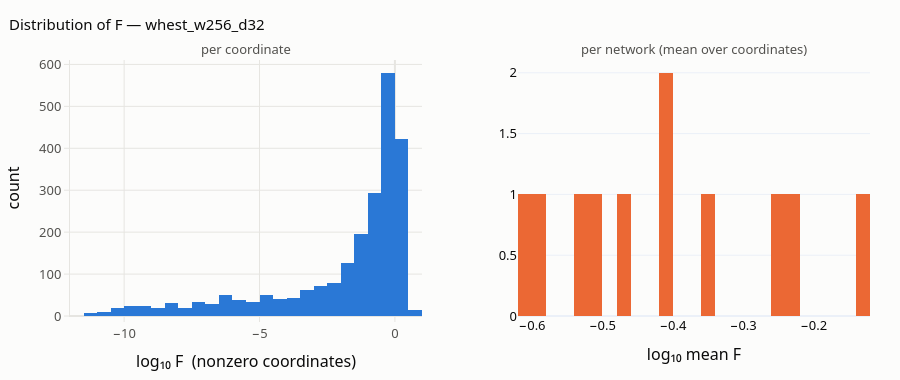

Here is the notebook cell this chart was saved with:
### Markdown cell above
<a id="4"></a>
## 4. The heavy tail of $F$

$F$ is a product of per-layer gains, so it is heavy-tailed across random $W$. This
is **not noise**: it is the large-deviation statistics of the finite-time Lyapunov
exponent, some products expanding and some contracting.

The distribution is shown on a log axis because a linear one is unreadable. Both
panels are the same numbers, aggregated differently, and the pair of ratios printed
below them is the thing to read: the tail is far more extreme **per coordinate** than
**per network**, because averaging over a network's coordinates washes out exactly
the concentration that §5 shows building up with depth. The gap between the two
ratios widens with width — at width 256 the per-network spread is only about 2×
while individual coordinates reach 26× their median.

Error metrics inherit this: a per-coordinate mean squared error is dominated by a
small fraction of coordinates, which is why §7's residual analysis is done per
coordinate rather than per network.

### Code cell
Fb = np.asarray(F, dtype=np.float64)
per_net = Fb.mean(axis=1)
positive = Fb[Fb > 0]

fig = make_subplots(rows=1, cols=2, horizontal_spacing=0.12,
                    subplot_titles=("per coordinate", "per network (mean over coordinates)"))
fig.add_trace(go.Histogram(x=np.log10(positive), nbinsx=60, marker_color=C_BLUE,
                           marker_line_width=0, name="coordinates", showlegend=False,
                           hovertemplate="log10 F = %{x:.2f}<br>%{y} coords<extra></extra>"),
              row=1, col=1)
fig.add_trace(go.Histogram(x=np.log10(per_net), nbinsx=30, marker_color=C_ORANGE,
                           marker_line_width=0, name="networks", showlegend=False,
                           hovertemplate="log10 mean F = %{x:.2f}<br>%{y} nets<extra></extra>"),
              row=1, col=2)
style(fig, f"Distribution of F — {BIG}", height=380)
fig.update_xaxes(title="log₁₀ F  (nonzero coordinates)", row=1, col=1)
fig.update_xaxes(title="log₁₀ mean F", row=1, col=2)
fig.update_yaxes(title="count", row=1, col=1)
fig.update_annotations(font=dict(size=13, color=INK_SOFT))
fig.show()

zero_frac = float((Fb == 0).mean())
print(f"coordinates exactly zero : {100 * zero_frac:.2f}%")
print(f"nonzero coordinates      : median {np.median(positive):.4f}   max {positive.max():.3f}"
      f"   -> {positive.max() / np.median(positive):.0f}x the median")
print(f"per-network means        : median {np.median(per_net):.4f}   max {per_net.max():.3f}"
      f"   -> {per_net.max() / np.median(per_net):.1f}x the median")

### Figure 1 — Plotly figure (JSON) as saved in the notebook; plotly's stock layout.template omitted (floating-point values rounded to 4 significant figures; data arrays with more than 128 entries replaced by an {"elided": "..."} marker saying what was removed)
{"data": [{"hovertemplate": "log10 F = %{x:.2f}<br>%{y} coords<extra></extra>", "marker": {"color": "#2a78d6", "line": {"width": 0}}, "name": "coordinates", "nbinsx": 60, "showlegend": false, "type": "histogram", "x": {"elided": "2317 float values"}, "xaxis": "x", "yaxis": "y"}, {"hovertemplate": "log10 mean F = %{x:.2f}<br>%{y} nets<extra></extra>", "marker": {"color": "#eb6834", "line": {"width": 0}}, "name": "networks", "nbinsx": 30, "showlegend": false, "type": "histogram", "x": [-0.3462, -0.2459, -0.1309, -0.5964, -0.6045, -0.4007, -0.4166, -0.5218, -0.2386, -0.52, -0.4697], "xaxis": "x2", "yaxis": "y2"}], "layout": {"annotations": [{"font": {"color": "#52514e", "size": 13}, "showarrow": false, "text": "per coordinate", "x": 0.22, "xanchor": "center", "xref": "paper", "y": 1, "yanchor": "bottom", "yref": "paper"}, {"font": {"color": "#52514e", "size": 13}, "showarrow": false, "text": "per network (mean over coordinates)", "x": 0.78, "xanchor": "center", "xref": "paper", "y": 1, "yanchor": "bottom", "yref": "paper"}], "font": {"color": "#0b0b0b", "family": "system-ui, -apple-system, Segoe UI, sans-serif", "size": 13}, "height": 380, "hoverlabel": {"font": {"size": 12}}, "legend": {"bgcolor": "rgba(0,0,0,0)", "borderwidth": 0, "font": {"color": "#52514e"}}, "margin": {"b": 60, "l": 70, "r": 30, "t": 60}, "paper_bgcolor": "#fcfcfb", "plot_bgcolor": "#fcfcfb", "title": {"font": {"color": "#0b0b0b", "size": 15}, "text": "Distribution of F — whest_w256_d32", "x": 0.01}, "xaxis": {"anchor": "y", "domain": [0, 0.44], "gridcolor": "#e6e5e1", "linecolor": "#e6e5e1", "tickcolor": "#e6e5e1", "tickfont": {"color": "#52514e"}, "ticks": "outside", "title": {"text": "log₁₀ F  (nonzero coordinates)"}, "zerolinecolor": "#e6e5e1"}, "xaxis2": {"anchor": "y2", "domain": [0.56, 1], "title": {"text": "log₁₀ mean F"}}, "yaxis": {"anchor": "x", "domain": [0, 1], "gridcolor": "#e6e5e1", "linecolor": "#e6e5e1", "tickcolor": "#e6e5e1", "tickfont": {"color": "#52514e"}, "ticks": "outside", "title": {"text": "count"}, "zerolinecolor": "#e6e5e1"}, "yaxis2": {"anchor": "x2", "domain": [0, 1]}}}
